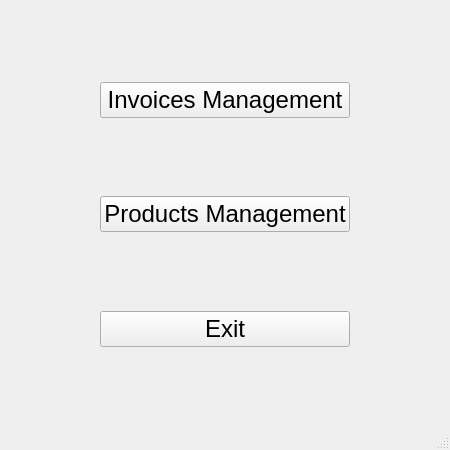
<?xml version="1.0" encoding="UTF-8"?>
<ui version="4.0">
 <class>MainWindow</class>
 <widget class="QMainWindow" name="MainWindow">
  <property name="geometry">
   <rect>
    <x>0</x>
    <y>0</y>
    <width>450</width>
    <height>450</height>
   </rect>
  </property>
  <property name="windowTitle">
   <string>INVOICE MANAGEMENT APP</string>
  </property>
  <widget class="QWidget" name="centralwidget">
   <layout class="QGridLayout" name="gridLayout">
    <item row="0" column="0">
     <layout class="QHBoxLayout" name="horizontalLayout_2">
      <item>
       <spacer name="horizontalSpacer_3">
        <property name="orientation">
         <enum>Qt::Horizontal</enum>
        </property>
        <property name="sizeHint" stdset="0">
         <size>
          <width>40</width>
          <height>20</height>
         </size>
        </property>
       </spacer>
      </item>
      <item>
       <layout class="QVBoxLayout" name="verticalLayout">
        <item>
         <spacer name="verticalSpacer">
          <property name="orientation">
           <enum>Qt::Vertical</enum>
          </property>
          <property name="sizeHint" stdset="0">
           <size>
            <width>20</width>
            <height>40</height>
           </size>
          </property>
         </spacer>
        </item>
        <item>
         <widget class="QPushButton" name="inv_btn">
          <property name="font">
           <font>
            <pointsize>18</pointsize>
           </font>
          </property>
          <property name="text">
           <string>Invoices Management</string>
          </property>
         </widget>
        </item>
        <item>
         <spacer name="verticalSpacer_2">
          <property name="orientation">
           <enum>Qt::Vertical</enum>
          </property>
          <property name="sizeHint" stdset="0">
           <size>
            <width>20</width>
            <height>40</height>
           </size>
          </property>
         </spacer>
        </item>
        <item>
         <widget class="QPushButton" name="pro_btn">
          <property name="font">
           <font>
            <pointsize>18</pointsize>
           </font>
          </property>
          <property name="text">
           <string>Products Management</string>
          </property>
         </widget>
        </item>
        <item>
         <spacer name="verticalSpacer_3">
          <property name="orientation">
           <enum>Qt::Vertical</enum>
          </property>
          <property name="sizeHint" stdset="0">
           <size>
            <width>20</width>
            <height>40</height>
           </size>
          </property>
         </spacer>
        </item>
        <item>
         <widget class="QPushButton" name="exit_btn">
          <property name="font">
           <font>
            <pointsize>18</pointsize>
           </font>
          </property>
          <property name="text">
           <string>Exit</string>
          </property>
         </widget>
        </item>
        <item>
         <spacer name="verticalSpacer_4">
          <property name="orientation">
           <enum>Qt::Vertical</enum>
          </property>
          <property name="sizeHint" stdset="0">
           <size>
            <width>20</width>
            <height>40</height>
           </size>
          </property>
         </spacer>
        </item>
       </layout>
      </item>
      <item>
       <spacer name="horizontalSpacer_4">
        <property name="orientation">
         <enum>Qt::Horizontal</enum>
        </property>
        <property name="sizeHint" stdset="0">
         <size>
          <width>40</width>
          <height>20</height>
         </size>
        </property>
       </spacer>
      </item>
     </layout>
    </item>
   </layout>
  </widget>
  <widget class="QMenuBar" name="menubar">
   <property name="geometry">
    <rect>
     <x>0</x>
     <y>0</y>
     <width>450</width>
     <height>27</height>
    </rect>
   </property>
  </widget>
  <widget class="QStatusBar" name="statusbar"/>
 </widget>
 <resources/>
 <connections/>
</ui>
